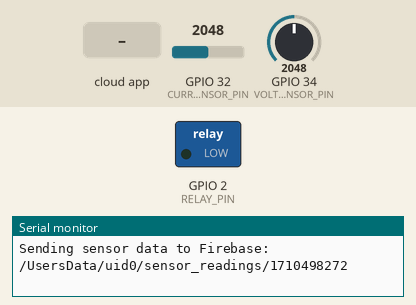
Simulated run of this sketch. Board: ESP32. Shown: switched loads named in the sketch (green lamp = pin HIGH), the last lines printed to the serial monitor. Inputs (shaded band) come from the test bench; at power-on: GPIO 32 (CURRENT_SENSOR_PIN) = 2048, GPIO 34 (VOLTAGE_SENSOR_PIN) = 2048. WiFi joins after 1.5 s; servers stay silent unless stated; the local clock reads 2024-03-15 10:24:30 at power-on unless the sketch sets it.

Above: at 3.0 s.
3.1 s: the phone or cloud app sets relayState to 1
At 4.1 s:
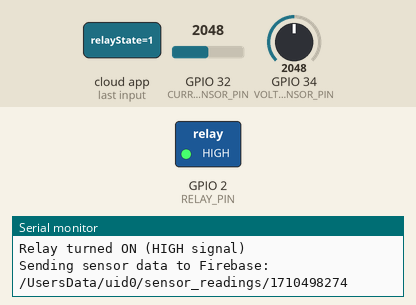
4.6 s: the phone or cloud app sets relayState to 0
At 5.9 s:
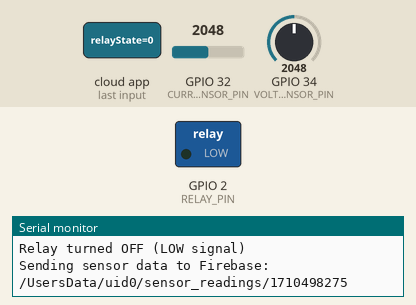
Timing chart, 0 to 7.6 s (numbered marks = the images above; inputs shaded):
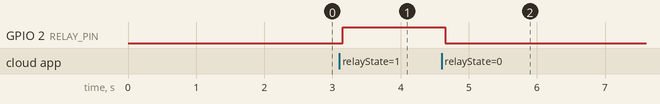

The sketch:

esp32_modified_v2.ino
```cpp
// Include Libraries
#include <Arduino.h>
#include <WiFi.h>
#include <Firebase_ESP_Client.h>
#include "time.h"
#include "addons/TokenHelper.h"
#include "addons/RTDBHelper.h"
#include <math.h> // For sqrt()

// Define ADC pins directly
#define VOLTAGE_SENSOR_PIN 34 // ADC1_CH6 for ZMPT101B
#define CURRENT_SENSOR_PIN 32 // ADC1_CH0 for ACS712

// --- Relay Pin Definition ---
#define RELAY_PIN 2 // ESP32 GPIO2 (D2 on many boards). Connect to relay module IN pin.
                    // LOGIC INVERTED: Now assumes an ACTIVE-HIGH relay module (HIGH turns relay ON, LOW turns relay OFF).
                    // Or, if using an ACTIVE-LOW relay, this inverted logic might be needed due to wiring or specific module behavior.

// ADC & Manual Calibration Parameters (MUST ADJUST THESE)
const float ADC_REFERENCE_VOLTAGE = 3.3; // ESP32 ADC reference voltage (typically 3.3V, measure for accuracy if possible)
const int ADC_RESOLUTION = 4095;      // ESP32 ADC resolution (12-bit: 0-4095)

float ZMPT101B_ADC_OFFSET = 1868.62 ;   // Ideal offset if output is perfectly centered at VCC/2. CALIBRATE THIS!
float ZMPT101B_VOLTAGE_DIVIDER_RATIO = 673; // Placeholder: e.g. for 230V AC mapping to 1V RMS at ADC. ADJUST THIS BASED ON CALIBRATION
float ACS712_ADC_OFFSET = 2251.74 ;  // Ideal offset if output is VCC/2 at 0A. CALIBRATE THIS!
const float ACS712_SENSITIVITY_MV_PER_AMP = 100; // Example for a 20A module.

// RMS Calculation Parameters
const int RMS_NUM_SAMPLES = 250; // Number of samples for RMS calculation.

// WiFi Credentials
#define WIFI_SSID "YOUR_WIFI_SSID"
#define WIFI_PASSWORD "YOUR_WIFI_PASSWORD"

// Firebase Project Configuration
#define API_KEY "YOUR_API_KEY"
#define USER_EMAIL "YOUR_USER_EMAIL"
#define USER_PASSWORD "YOUR_USER_PASSWORD"
#define DATABASE_URL "YOUR_DATABASE_URL"

// Firebase Objects
FirebaseData fbdo; // Used for general Firebase operations (sending sensor data, initial relay state set)
FirebaseData fbdo_stream; // Dedicated for the relay control stream
FirebaseAuth auth;
FirebaseConfig config;
String uid;

// Database Paths
String databasePath; // Main path for sensor readings, e.g., /UsersData/<uid>/sensor_readings
String parentPath;   // Path for each new sensor reading, e.g., /UsersData/<uid>/sensor_readings/<timestamp>
String relayControlPath; // Path for relay control, e.g., /UsersData/<uid>/control/relayState

// Child node paths for sensor data within each reading
String voltagePath = "/voltage_V";
String currentPath = "/current_A";
String powerPath = "/power_W";
String energyAccumulatedPath = "/energy_Wh";
String timestampPath = "/timestamp_epoch";
String rmsPinVoltagePath = "/rms_pin_voltage_calib";

// Sensor Readings and Calculations
float U = 0.0;
float I = 0.0;
float P = 0.0;
float accumulatedEnergyWh = 0.0;
float rms_pin_voltage_V_global = 0.0;

unsigned long lastSampleMicros = 0;

// NTP Server for Time Sync
const char* ntpServer = "pool.ntp.org";

// Timer for Sending Data to Firebase
unsigned long sendDataPrevMillis = 0;
unsigned long timerDelay = 1000; // Send data every 1 second

// Firebase JSON object for sensor data
FirebaseJson json;

// --- Function Declarations ---
void initWiFi();
unsigned long getCurrentEpochTime();
void setupSensorsAndRelay();
void readSensorsAndCalculateEnergy();
void sendDataToFirebase();
void streamCallback(FirebaseStream data);
void streamTimeoutCallback(bool timeout);

// --- Setup Function ---
void setup() {
  Serial.begin(115200);
  Serial.println("ESP32 Firebase Sensor Data Logger with Relay Control Initializing (INVERTED RELAY LOGIC)...");

  initWiFi();
  configTime(0, 0, ntpServer);
  setupSensorsAndRelay();

  // Firebase Configuration
  config.api_key = API_KEY;
  auth.user.email = USER_EMAIL;
  auth.user.password = USER_PASSWORD;
  config.database_url = DATABASE_URL;
  Firebase.reconnectWiFi(true);
  fbdo.setResponseSize(4096);
  fbdo_stream.setResponseSize(256);
  config.token_status_callback = tokenStatusCallback;
  config.max_token_generation_retry = 5;
  Firebase.begin(&config, &auth);

  Serial.println("Getting User UID...");
  while ((auth.token.uid) == "") {
    Serial.print(".");
    delay(1000);
  }
  uid = auth.token.uid.c_str();
  Serial.print("User UID: ");
  Serial.println(uid);

  databasePath = "/UsersData/" + uid + "/sensor_readings";
  Serial.print("Sensor Database Path: ");
  Serial.println(databasePath);

  // --- Relay Control Setup ---
  relayControlPath = "/UsersData/" + uid + "/control/relayState";
  Serial.print("Relay Control Path: ");
  Serial.println(relayControlPath);

  Serial.println("Setting initial relay state to OFF (0) in Firebase...");
  if (!Firebase.RTDB.setIntAsync(&fbdo, relayControlPath.c_str(), 0)) {
      Serial.println("FAILED to set initial relay state in Firebase: " + fbdo.errorReason());
  }

  Serial.print("Starting Firebase stream on: "); Serial.println(relayControlPath);
  if (!Firebase.RTDB.beginStream(&fbdo_stream, relayControlPath.c_str())) {
    Serial.println("Stream begin error: " + fbdo_stream.errorReason());
  }
  Firebase.RTDB.setStreamCallback(&fbdo_stream, streamCallback, streamTimeoutCallback);
  // --- End Relay Control Setup ---

  lastSampleMicros = micros();
  Serial.println("Setup complete. Starting main loop...");
}

// --- Main Loop ---
void loop() {
  readSensorsAndCalculateEnergy();

  if (Firebase.ready() && (millis() - sendDataPrevMillis >= timerDelay || sendDataPrevMillis == 0)) {
    sendDataPrevMillis = millis();
    sendDataToFirebase();
  }
}

// --- Firebase Stream Callback Functions ---
void streamCallback(FirebaseStream data) {
  Serial.printf("Stream event: path = %s, event type = %s, data type = %s\n",
                data.streamPath().c_str(),
                data.eventType().c_str(),
                data.dataType().c_str());

  if (data.dataTypeEnum() == fb_esp_rtdb_data_type_integer) {
    int relayState = data.intData();
    Serial.print("Relay state received from Firebase: "); Serial.println(relayState);
    // INVERTED LOGIC: Assuming active-HIGH relay or inverted active-LOW setup
    if (relayState == 1) { // Webpage wants ON
      digitalWrite(RELAY_PIN, HIGH); // HIGH = ON for active-HIGH
      Serial.println("Relay turned ON (HIGH signal)");
    } else { // Webpage wants OFF (relayState == 0 or any other value)
      digitalWrite(RELAY_PIN, LOW);  // LOW = OFF for active-HIGH
      Serial.println("Relay turned OFF (LOW signal)");
    }
  } else if (data.dataTypeEnum() == fb_esp_rtdb_data_type_null) {
    Serial.println("Relay control path deleted or data is null. Defaulting relay to OFF.");
    digitalWrite(RELAY_PIN, LOW); // Default to OFF (LOW signal for active-HIGH)
  } else {
    Serial.println("Received unexpected data type for relay state: " + data.dataType());
  }
}

void streamTimeoutCallback(bool timeout) {
  if (timeout) {
    Serial.println("Firebase stream timeout. Library will attempt to resume.");
  }
}

// --- Helper Functions ---

void initWiFi() {
  WiFi.begin(WIFI_SSID, WIFI_PASSWORD);
  Serial.print("Connecting to WiFi ");
  unsigned long wifiConnectStart = millis();
  while (WiFi.status() != WL_CONNECTED) {
    Serial.print(".");
    delay(500);
    if (millis() - wifiConnectStart > 20000) {
        Serial.println("\nFailed to connect to WiFi. Restarting...");
        delay(1000);
        ESP.restart();
    }
  }
  Serial.println("\nWiFi Connected!");
  Serial.print("IP Address: ");
  Serial.println(WiFi.localIP());
}

unsigned long getCurrentEpochTime() {
  time_t now;
  struct tm timeinfo;
  if (!getLocalTime(&timeinfo, 5000)) {
    Serial.println("Failed to obtain time");
    return(0);
  }
  time(&now);
  return now;
}

void setupSensorsAndRelay() {
  pinMode(VOLTAGE_SENSOR_PIN, INPUT);
  pinMode(CURRENT_SENSOR_PIN, INPUT);
  Serial.println("Sensor pins initialized.");

  pinMode(RELAY_PIN, OUTPUT);
  // INVERTED LOGIC: Initialize relay to OFF state (LOW for active-HIGH relay)
  digitalWrite(RELAY_PIN, LOW);
  Serial.print("Relay pin D"); Serial.print(RELAY_PIN); Serial.println(" initialized to OFF state (LOW signal).");
  Serial.println("Physical connection for active-HIGH relay (OFF at start with LOW signal):");
  Serial.println("- Relay VCC to ESP32 3.3V/5V (as per relay module spec)");
  Serial.println("- Relay GND to ESP32 GND");
  Serial.println("- Relay IN to ESP32 D2 (GPIO2)");
  Serial.println("Sensor and Relay setup complete.");
}

void readSensorsAndCalculateEnergy() {
  double sum_sq_voltage_diff = 0;
  for (int i = 0; i < RMS_NUM_SAMPLES; i++) {
    int raw_adc_voltage = analogRead(VOLTAGE_SENSOR_PIN);
    double diff = (double)raw_adc_voltage - ZMPT101B_ADC_OFFSET;
    sum_sq_voltage_diff += diff * diff;
    delayMicroseconds(50);
  }
  double mean_sq_voltage = sum_sq_voltage_diff / RMS_NUM_SAMPLES;
  double rms_adc_voltage_component = sqrt(mean_sq_voltage);
  rms_pin_voltage_V_global = rms_adc_voltage_component * (ADC_REFERENCE_VOLTAGE / (double)ADC_RESOLUTION);
  U = rms_pin_voltage_V_global * ZMPT101B_VOLTAGE_DIVIDER_RATIO;

  double sum_sq_current_diff = 0;
  for (int i = 0; i < RMS_NUM_SAMPLES; i++) {
    int raw_adc_current = analogRead(CURRENT_SENSOR_PIN);
    double diff = (double)raw_adc_current - ACS712_ADC_OFFSET;
    sum_sq_current_diff += diff * diff;
    delayMicroseconds(50);
  }
  double mean_sq_current = sum_sq_current_diff / RMS_NUM_SAMPLES;
  double rms_adc_current_component = sqrt(mean_sq_current);
  double rms_pin_current_sense_V = rms_adc_current_component * (ADC_REFERENCE_VOLTAGE / (double)ADC_RESOLUTION);
  double sensitivity_V_per_A = ACS712_SENSITIVITY_MV_PER_AMP / 1000.0;
  if (sensitivity_V_per_A > 0.00001) {
      I = rms_pin_current_sense_V / sensitivity_V_per_A;
  } else {
      I = 0.0;
      Serial.println("Error: ACS712 sensitivity is zero or too low. Check ACS712_SENSITIVITY_MV_PER_AMP.");
  }

  unsigned long currentMicros = micros();
  float dt_seconds = (float)(currentMicros - lastSampleMicros) / 1000000.0;
  lastSampleMicros = currentMicros;

  if (U < 10.0) { U = 0.0; }
  if (I < 0.05) { I = 0.0; }
  P = U * I;
  if (P > 0 && dt_seconds > 0) {
      accumulatedEnergyWh += P * (dt_seconds / 3600.0);
  }
}

void sendDataToFirebase() {
  unsigned long client_timestamp_for_path;
  bool use_server_timestamp_field = false;
  unsigned long local_epoch_time = getCurrentEpochTime();

  if (local_epoch_time == 0) {
    Serial.println("Failed to obtain local epoch time. Using millis() for path name and requesting Firebase server timestamp for the data field.");
    client_timestamp_for_path = millis() / 1000;
    use_server_timestamp_field = true;
  } else {
    client_timestamp_for_path = local_epoch_time;
  }

  parentPath = databasePath + "/" + String(client_timestamp_for_path);
  json.clear();
  json.set(voltagePath.c_str(), String(U, 2));
  json.set(currentPath.c_str(), String(I, 3));
  json.set(powerPath.c_str(), String(P, 2));
  json.set(energyAccumulatedPath.c_str(), String(accumulatedEnergyWh, 4));
  json.set(rmsPinVoltagePath.c_str(), String(rms_pin_voltage_V_global, 4));

  if (use_server_timestamp_field) {
    FirebaseJson server_timestamp_json;
    server_timestamp_json.set(".sv", "timestamp");
    json.set(timestampPath.c_str(), server_timestamp_json);
  } else {
    json.set(timestampPath.c_str(), String(local_epoch_time));
  }

  Serial.print("Sending sensor data to Firebase: "); Serial.println(parentPath);
  if (Firebase.RTDB.setJSON(&fbdo, parentPath.c_str(), &json)) {
    // Serial.println("Firebase.RTDB.setJSON: OK");
  } else {
    Serial.println("Firebase.RTDB.setJSON: FAILED");
    Serial.print("REASON: "); Serial.println(fbdo.errorReason());
  }
}
```

Measured:
- after the input at 3.1 s, GPIO 2 (RELAY_PIN): LOW → HIGH after 0.05 s
- after the input at 4.6 s, GPIO 2 (RELAY_PIN): HIGH → LOW after 0.05 s
